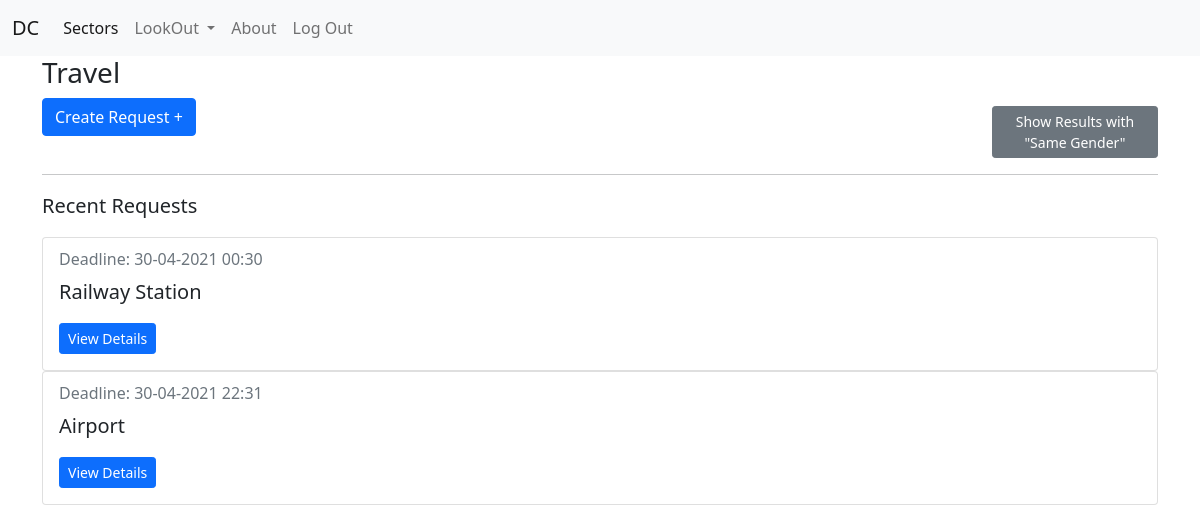
The page /sector/1/0/ (signed in) on the database its author committed.
### connect/models.py (models this page shows, shortened)
class SectorField(models.Model):
    name = models.CharField(max_length=56,unique=True)
    image = models.URLField()
    genre = models.ManyToManyField(GenreField,related_name='sec')

class Request(models.Model):
    requester = models.ForeignKey(User,on_delete=models.CASCADE,blank=True,related_name='req')
    sector = models.ForeignKey(SectorField,on_delete=models.CASCADE,related_name='reqsec')
    genre = models.CharField(max_length=56,null=True,blank=True)
    subject = models.CharField(max_length=128)
    content = models.TextField()
    match_with_same_gender = models.BooleanField(default=False)
    deadline = models.DateTimeField()
    is_first_year_req = models.BooleanField(default=False)
    created_at = models.DateTimeField(auto_now_add=True)
    deleted = models.BooleanField(default=False)
    pending = models.BooleanField(default=True)
    class Meta:
        ordering = ['-created_at']

### connect/views.py (the view)
# urls.py: path('sector/<int:id>/<int:type_>/',views.DisplayRequest.as_view(),name='display-request'),
class DisplayRequest(LoginRequiredMixin,View):
    def get(self,request,id,type_,*args,**kwargs):
        sector = get_object_or_404(SectorField,pk=id)
        if request.user.info.year == 1:
            requests_ = Request.objects.filter(sector=sector,is_first_year_req = True,deleted=False,pending=True)
        else:
            requests_ = Request.objects.filter(sector=sector,is_first_year_req = False,deleted=False,pending=True)
        final_requests =  []
        for i in requests_:
            if(i.match_with_same_gender):
                if(request.user.info.gender == i.requester.info.gender):
                    final_requests.append(i)
            elif(type_ == 1):
                if(request.user.info.gender == i.requester.info.gender):
                    final_requests.append(i)
            else:
                final_requests.append(i)
        data = {
            'sector':sector,
            'requests':final_requests,
            'type_':type_,
        }
        return render(request,'connect/sector-detail.html',context=data)

### connect/templates/connect/sector-detail.html (shortened to what this page needs)
{% extends 'base.html' %}
{% block content %}
<h3>{{sector.name}}</h3>
<div class="row">
    <div class="col-lg-10 col-sm-12">
        <a class="btn btn-primary" href="{% url 'connect:create-request' sector.id %}">Create Request +</a>
    </div>
    <div class="col-lg-2 col-sm-12 mt-2">
        {% if type_ == 0 %}
            <a class="btn btn-secondary btn-sm" href="{% url 'connect:display-request' sector.id 1 %}">Show Results with "Same Gender"</a>
        {% else %}
            <a class="btn btn-secondary btn-sm" href="{% url 'connect:display-request' sector.id 0 %}">Show Original Results</a>
        {% endif %}
    </div>
</div>
<hr>
<div>
    <p class="lead">Recent Requests</p>
    {% for req in requests %}
        <div class="card">
            <div class="card-body">
                <h6 class="card-subtitle mb-2 text-muted">Deadline: {{req.deadline | date:'d-m-Y H:i'}}</h6>
                <p class="card-text lead">{{req.subject}}</p>
                <a class="btn btn-primary btn-sm" href="{% url 'connect:detail-request' req.id %}">View Details</a>
            </div>
        </div>
    {% empty %}
        <p>No Recent Requests :(</p>
    {% endfor %}
</div>
{% endblock %}

### rows shown on the page
SectorField: name "Travel"
Request: deadline "30-04-2021 00:30", subject "Railway Station"
Request: deadline "30-04-2021 22:31", subject "Airport"
